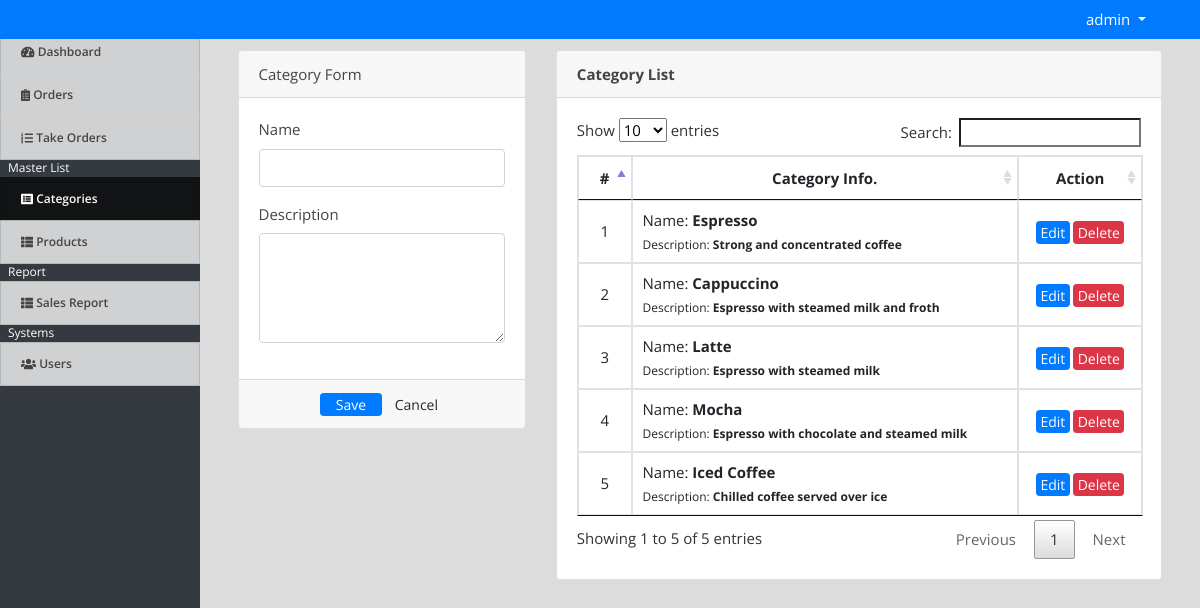
The page /index.php?page=categories (signed in) on the database its author committed.
### tables this page shows
CREATE TABLE `categories` (
  `id` int(30) NOT NULL,
  `name` varchar(200) NOT NULL,
  `description` text NOT NULL
);

### categories.php (the view, shortened to what this page needs)
<?php include('db_connect.php');?>
<div class="container-fluid">
	<div class="col-lg-12">
		<div class="row">
			<div class="col-md-4">
			<form method="post" action="">
				<div class="card">
					<div class="card-header">
						    Category Form
				  	</div>
					<div class="card-body">
						<div class="form-group">
							<label for="name">Name</label>
							<input type="text" class="form-control" name="name" required>
						</div>
						<div class="form-group">
							<label for="description">Description</label>
							<textarea name="description" cols="30" rows="4" class="form-control"required></textarea>
						</div>
					</div>
					<div class="card-footer">
						<div class="row">
							<div class="col-md-12">
								<button class="btn btn-sm btn-primary col-sm-3 offset-md-3" type="submit" name="save">Save</button>
								<button class="btn btn-sm btn-default col-sm-3" type="submit" name="cancel">Cancel</button>
							</div>
						</div>
					</div>
				</div>
			</form>
			</div>
			<div class="col-md-8">
				<div class="card">
					<div class="card-header">
						<b>Category List</b>
					</div>
					<div class="card-body">
						<table class="table table-bordered table-hover">
							<thead>
								<tr>
									<th class="text-center">#</th>
									<th class="text-center">Category Info.</th>
									<th class="text-center">Action</th>
								</tr>
							</thead>
							<tbody>
								<?php
								$i = 1;
								$category = $conn->query("SELECT * FROM categories order by id asc");
								while($row=$category->fetch_assoc()):
								?>
								<tr>
									<td class="text-center"><?php echo $i++ ?></td>
									<td class="">
										<p>Name: <b><?php echo $row['name'] ?></b></p>
										<p><small>Description: <b><?php echo $row['description'] ?></b></small></p>
									</td>
									<td class="text-center">
										<button class="btn btn-sm btn-primary edit_category" type="button"
											data-id="<?php echo $row['id']; ?>"
											data-description="<?php echo $row['description'] ?>"
											data-name="<?php echo $row['name'] ?>"
											onclick="setDataId('<?php echo $row['id']; ?>')" >
											Edit
										</button>
										<button class="btn btn-sm btn-danger delete_category" type="button" data-id="<?php echo $row['id'] ?>">Delete</button>
									</td>
								</tr>
								<?php endwhile; ?>
							</tbody>
						</table>
					</div>
				</div>
			</div>
		</div>
	</div>
</div>

### assets/css/style.css (style rules this page uses)
body { font-family: "Open Sans", sans-serif; color: #444444; width: 100%; height: calc(100%); font-size: 12px; }
.btn-sm { padding: .0001rem .2rem; }

### index.php (style rules this page uses)
body { background: #80808045; font-size: 15px; }

### categories.php (style rules this page uses)
td { vertical-align: middle !important; }
td p { margin:unset; }

### rows shown on the page
categories: name "Espresso", description "Strong and concentrated coffee"
categories: name "Cappuccino", description "Espresso with steamed milk and froth"
categories: name "Latte", description "Espresso with steamed milk"
categories: name "Mocha", description "Espresso with chocolate and steamed milk"
categories: name "Iced Coffee", description "Chilled coffee served over ice"

### other values the page prints
$_SESSION['login_name'] "admin"
